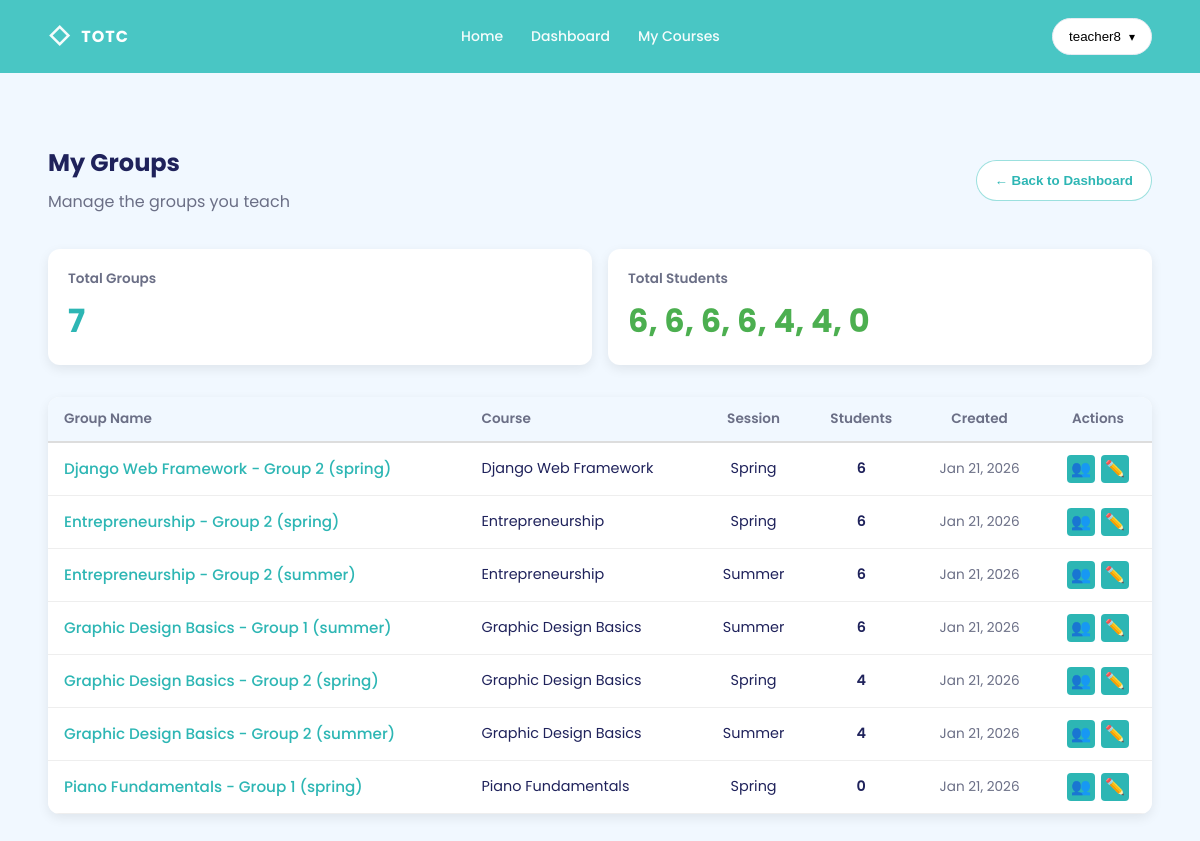
Screenshot of /teachers/my-groups/ (signed in) with the database file from the repository.
### accounts/models.py (models this page shows, shortened)
class User(AbstractUser):
    ROLE = (
        ('admin', 'Admin'),
        ('teacher', 'Teacher'),
        ('student', 'Student'),
    )
    role = models.CharField(max_length=10, choices=ROLE)
    avatar = models.ImageField(upload_to='avatar/', default='')
    phone = models.CharField(max_length=20, blank=True, null=True)
    address = models.CharField(max_length=250, blank=True, null=True)
    balance = models.DecimalField(max_digits=10, decimal_places=2, default=0.00)
    speciality = models.CharField(max_length=100, blank=True, null=True)
    qualifications = models.TextField(blank=True, null=True)
    is_expert = models.BooleanField(default=False)
    created_at = models.DateTimeField(auto_now_add=True)
    updated_at = models.DateTimeField(auto_now=True)
    class Meta:
        ordering = ['-id']
        verbose_name = 'User'
        verbose_name_plural = 'Users'

### courses/models.py (models this page shows, shortened)
class Group(models.Model):
    name = models.CharField(max_length=50)
    course = models.ForeignKey(Course, on_delete=models.CASCADE, related_name='groups')
    session = models.ForeignKey(Session, on_delete=models.CASCADE, related_name='groups', null=True, blank=True)
    teacher = models.ForeignKey(User, on_delete=models.SET_NULL, null=True, blank=True, related_name='taught_groups',
                                limit_choices_to={
                                    'role': 'teacher',
                                    },
                                )
    created_at = models.DateTimeField(auto_now_add=True)
    updated_at = models.DateTimeField(auto_now=True)
    class Meta:
        ordering = ('name',)
        verbose_name = 'Group'
        verbose_name_plural = 'Groups'
        unique_together = ('course',
                           'name')
        verbose_name = 'Group'
        verbose_name_plural = 'Groups'
        unique_together = ('course',
                           'name')

class Course(models.Model):
    name = models.CharField(max_length=100)
    category = models.ForeignKey(Category, on_delete=models.CASCADE, related_name='courses', blank=True, null=True)
    small_image = models.ImageField(upload_to='courses/small_images', null=True)
    large_image = models.ImageField(upload_to='courses/large_images', null=True)
    small_description = models.TextField(max_length=50)
    large_description = models.TextField(max_length=1000)
    price = models.IntegerField(blank=True, null=True)
    created_at = models.DateTimeField(auto_now_add=True)
    updated_at = models.DateTimeField(auto_now=True)
    class Meta:
        ordering = ('name',)
        verbose_name = 'Course'
        verbose_name_plural = 'Courses'

class Session(models.Model):
    SESSION_TYPES = [
        ('1st',
         '1st Session'),
        ('2nd',
         '2nd Session'),
        ('3rd',
         '3rd Session'),
        ('4th',
         '4th Session'),
        ('spring',
         'Spring'),
        ('summer',
         'Summer'),
        ('fall',
         'Fall'),
        ('winter',
         'Winter'),
        ]
    course = models.ForeignKey(Course, on_delete=models.CASCADE, related_name='sessions')
    session_type = models.CharField(max_length=20, choices=SESSION_TYPES)
    start_date = models.DateField()
    end_date = models.DateField()
    capacity = models.PositiveIntegerField(default=30)
    is_active = models.BooleanField(default=True)
    created_at = models.DateTimeField(auto_now_add=True)
    updated_at = models.DateTimeField(auto_now=True)
    class Meta:
        ordering = ('course',
                    'session_type')
        verbose_name = 'Session'
        verbose_name_plural = 'Sessions'
        unique_together = ('course',
                           'session_type')

### teachers/views.py (the view)
# urls.py: path('my-groups/', views.MyGroupsListView.as_view(), name='my_groups'),
class MyGroupsListView(LoginRequiredMixin, View):
    def get(self, request):
        if request.user.role != 'teacher':
            return redirect('/')
        groups = Group.objects.filter(teacher=request.user).select_related('course', 'session')
        return render(request, 'teachers/my_groups.html', {
            'groups': groups,
        })

### templates/teachers/my_groups.html (shortened to what this page needs)
{% extends "base.html" %}
{% block content %}
    <section class="section section--soft">
        <div class="container">
            <div style="display: flex; justify-content: space-between; align-items: center; margin-bottom: 32px;">
                <div>
                    <h1 style="margin: 0; margin-bottom: 8px;">My Groups</h1>
                    <p class="muted" style="margin: 0;">Manage the groups you teach</p>
                </div>
                <a href="{% url 'accounts:dashboard' %}" style="text-decoration: none;">
                    <button class="btn btn--pill btn--outlineTeal">← Back to Dashboard</button>
                </a>
            </div>
            <div style="display: grid; grid-template-columns: repeat(auto-fit, minmax(200px, 1fr)); gap: 16px; margin-bottom: 32px;">
                <div style="padding: 20px; background: white; border-radius: 12px; box-shadow: 0 4px 12px rgba(0,0,0,0.08);">
                    <div style="font-size: 0.85rem; color: var(--muted); margin-bottom: 8px; font-weight: 600;">Total Groups</div>
                    <div style="font-size: 2rem; font-weight: 700; color: var(--teal2);">{{ groups.count }}</div>
                </div>
                <div style="padding: 20px; background: white; border-radius: 12px; box-shadow: 0 4px 12px rgba(0,0,0,0.08);">
                    <div style="font-size: 0.85rem; color: var(--muted); margin-bottom: 8px; font-weight: 600;">Total Students</div>
                    <div style="font-size: 2rem; font-weight: 700; color: #4caf50;">
                        {% with total_students=groups|length %}
                            {% for group in groups %}
                                {{ group.enrollments.count }}{% if not forloop.last %},{% endif %}
                            {% endfor %}
                        {% endwith %}
                    </div>
                </div>
            </div>
            <div style="background: white; border-radius: 12px; box-shadow: 0 4px 12px rgba(0,0,0,0.08); overflow: hidden;">
                {% if groups %}
                    <div style="overflow-x: auto;">
                        <table style="width: 100%; border-collapse: collapse;">
                            <thead>
                                <tr style="background: var(--soft); border-bottom: 2px solid #ddd;">
                                    <th style="padding: 12px 16px; text-align: left; font-weight: 600; font-size: 0.85rem; color: var(--muted);">Group Name</th>
                                    <th style="padding: 12px 16px; text-align: left; font-weight: 600; font-size: 0.85rem; color: var(--muted);">Course</th>
                                    <th style="padding: 12px 16px; text-align: center; font-weight: 600; font-size: 0.85rem; color: var(--muted);">Session</th>
                                    <th style="padding: 12px 16px; text-align: center; font-weight: 600; font-size: 0.85rem; color: var(--muted);">Students</th>
                                    <th style="padding: 12px 16px; text-align: center; font-weight: 600; font-size: 0.85rem; color: var(--muted);">Created</th>
                                    <th style="padding: 12px 16px; text-align: center; font-weight: 600; font-size: 0.85rem; color: var(--muted);">Actions</th>
                                </tr>
                            </thead>
                            <tbody>
                                {% for group in groups %}
                                    <tr style="border-bottom: 1px solid #eee; background: white; transition: background 0.2s;"
                                        onmouseover="this.style.background='#f9f9f9'"
                                        onmouseout="this.style.background='white'">
                                        <td style="padding: 12px 16px; font-size: 0.95rem; font-weight: 500; color: var(--teal2);">
                                            <a href="{% url 'teachers:group_students' group.id %}" style="text-decoration: none; color: inherit; cursor: pointer;">
                                                {{ group.name }}
                                            </a>
                                        </td>
                                        <td style="padding: 12px 16px; font-size: 0.9rem;">{{ group.course.name }}</td>
                                        <td style="padding: 12px 16px; text-align: center; font-size: 0.9rem;">{{ group.session.get_session_type_display|default:"—" }}</td>
                                        <td style="padding: 12px 16px; text-align: center; font-size: 0.9rem; font-weight: 600;">{{ group.enrollments.count }}</td>
                                        <td style="padding: 12px 16px; text-align: center; font-size: 0.85rem; color: var(--muted);">{{ group.created_at|date:"M d, Y" }}</td>
                                        <td style="padding: 12px 16px; text-align: center; display: flex; gap: 6px; justify-content: center;">
                                            <a href="{% url 'teachers:group_students' group.id %}" style="text-decoration: none; display: inline-flex; align-items: center; justify-content: center; width: 28px; height: 28px; background: var(--teal2); color: white; border-radius: 4px; transition: all 0.2s;"
                                               title="View group students"
                                               onmouseover="this.style.transform='scale(1.1)'; this.style.background='#1a9999'"
                                               onmouseout="this.style.transform='scale(1)'; this.style.background='var(--teal2)'">
                                                👥
                                            </a>
                                            <a href="{% url 'courses:group_update' group.id %}" style="text-decoration: none; display: inline-flex; align-items: center; justify-content: center; width: 28px; height: 28px; background: var(--teal2); color: white; border-radius: 4px; transition: all 0.2s;"
                                               title="Edit group"
                                               onmouseover="this.style.transform='scale(1.1)'; this.style.background='#1a9999'"
                                               onmouseout="this.style.transform='scale(1)'; this.style.background='var(--teal2)'">
                                                ✏️
                                            </a>
                                        </td>
                                    </tr>
                                {% endfor %}
                            </tbody>
                        </table>
                    </div>
                {% else %}
                    <div style="padding: 60px 40px; text-align: center;">
                        <div style="font-size: 3rem; margin-bottom: 16px;">👥</div>
                        <p class="muted" style="font-size: 1.1rem; margin: 0;">You haven't been assigned to any groups yet</p>
                    </div>
                {% endif %}
            </div>
        </div>
    </section>
{% endblock %}

### templates/base.html (shortened to what this page needs)
{% load static %}
<!doctype html>
<html lang="en">
<head>
    <link rel="stylesheet" href="{% static 'css/style.css' %}">
</head>
<body>
<header class="nav">
    <div class="container nav__inner">
        <a class="brand" href="{% url 'index' %}">
            <span class="brand__mark">◇</span>
            <span class="brand__text">TOTC</span>
        </a>
        <nav class="nav__links">
            <a href="{% url 'index' %}">Home</a>
            {% if user.is_authenticated %}
                {% if user.role == 'admin' %}
                    <a href="{% url 'courses:admin_dashboard' %}">Dashboard</a>
                    <a href="{% url 'courses:list' %}">Courses</a>
                {% elif user.role == 'teacher' %}
                    <a href="{% url 'accounts:dashboard' %}">Dashboard</a>
                    <a href="{% url 'courses:list' %}">My Courses</a>
                {% elif user.role == 'student' %}
                    <a href="{% url 'accounts:dashboard' %}">Dashboard</a>
                    <a href="{% url 'courses:list' %}">My Courses</a>
                {% endif %}
            {% endif %}
        </nav>
        <div class="nav__actions">
            {% if user.is_authenticated %}
                <div class="navUser">
                    <button class="navUser__btn" type="button">
                        <span class="navUser__name">{{ user.username }}</span>
                        <span class="navUser__chev">▾</span>
                    </button>
                </div>
            {% else %}
                <a class="btn btn--pill btn--white" href="{% url 'accounts:login' %}">Login</a>
                <a class="btn btn--pill btn--ghost" href="mailto:admin@admin.com">Contact Us</a>
            {% endif %}
        </div>
    </div>
</header>
{% block content %}{% endblock %}
</body>
</html>

### static/css/style.css (style rules this page uses)
:root { --teal:#49c6c4; --teal2:#2db6b4; --ink:#1f225b; --muted:#6b6f86; --soft:#f1f8ff; --orange:#ff9b20; --pink:#e74a7a; --navy:#24264b; --radius:18px; --shadow:0 18px 45px rgba(20, 32, 68, 0.10); }
* { box-sizing:border-box }
html,body { margin:0;padding:0; scroll-behavior: smooth; overflow-x: hidden; }
body { font-family:"Poppins",system-ui,-apple-system,Segoe UI,Roboto,Arial,sans-serif; color:var(--ink); background:#fff; }
a { color:inherit;text-decoration:none }
.container { width:min(1200px, 92%); margin-inline:auto }
.section { padding:72px 0 }
.section--soft { background:var(--soft) }
.muted { color:var(--muted); line-height:1.8; }
.nav { background:var(--teal); padding:18px 0; position:sticky; top:0; z-index:50; }
.nav__inner { display:flex; align-items:center; justify-content:space-between; gap:16px; }
.brand { display:flex; align-items:center; gap:10px; color:#fff; font-weight:700; }
.brand__mark { font-size:22px; opacity:.95 }
.brand__text { letter-spacing:.06em }
.nav__links { display:flex; gap:28px; color:#fff; opacity:.95 }
.nav__links a { font-weight:500; font-size:14px }
.nav__actions { display:flex; gap:12px }
.btn { display:inline-flex; align-items:center; justify-content:center; gap:10px; padding:12px 18px; border-radius:999px; border:1px solid transparent; font-weight:600; cursor:pointer; }
.btn--pill { border-radius:999px }
.btn--outlineTeal { background:#fff; border-color:rgba(73,198,196,.55); color:var(--teal2); }
.navUser { position: relative; }
.navUser__btn { display: flex; align-items: center; gap: 8px; padding: 10px 16px; border-radius: 999px; background: #fff; border: 1px solid #e6ebf2; cursor: pointer; font-weight: 500; }
.navUser__chev { font-size: 12px; }
.navUser { position: relative; display: inline-block; }

### rows the page displays
User: username "teacher8"
Group: enrollments.count "6", name "Django Web Framework - Group 2 (spring)", course.name "Django Web Framework", session.session_type "Spring", created_at "Jan 21, 2026"
Group: enrollments.count "6", name "Entrepreneurship - Group 2 (spring)", course.name "Entrepreneurship", session.session_type "Spring", created_at "Jan 21, 2026"
Group: enrollments.count "6", name "Entrepreneurship - Group 2 (summer)", course.name "Entrepreneurship", session.session_type "Summer", created_at "Jan 21, 2026"
Group: enrollments.count "6", name "Graphic Design Basics - Group 1 (summer)", course.name "Graphic Design Basics", session.session_type "Summer", created_at "Jan 21, 2026"
Group: enrollments.count "4", name "Graphic Design Basics - Group 2 (spring)", course.name "Graphic Design Basics", session.session_type "Spring", created_at "Jan 21, 2026"
Group: enrollments.count "4", name "Graphic Design Basics - Group 2 (summer)", course.name "Graphic Design Basics", session.session_type "Summer", created_at "Jan 21, 2026"
Group: enrollments.count "0", name "Piano Fundamentals - Group 1 (spring)", course.name "Piano Fundamentals", session.session_type "Spring", created_at "Jan 21, 2026"

### other values shown
{{ groups.count }} "7"
